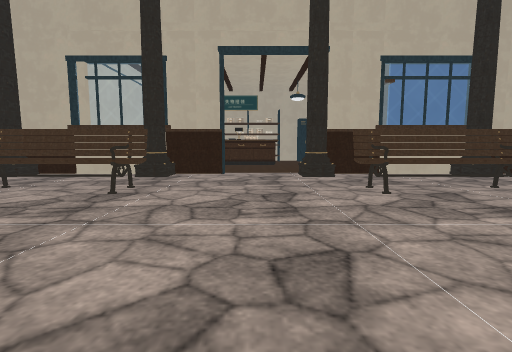
View 1 (above)

17 first-person views from a walk through a Unity game level. The camera is 0.72 m above the floor, tilts 6° down and sees 85° across. The floor is counted in squares, 1 m on a side. Each view is taken from the middle of a square. On the plan, view 1 faces up. The plan holds only what a view shows up to about 10 squares ahead; the rest is blank. The place goes on beyond the plan. The player character is not drawn. Some animated figures are not drawn. Some surface patterns are stand-ins.

View 2
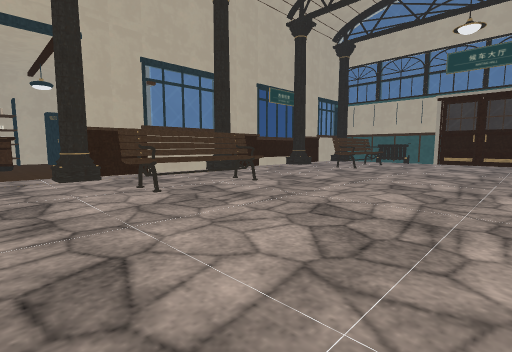

View 3
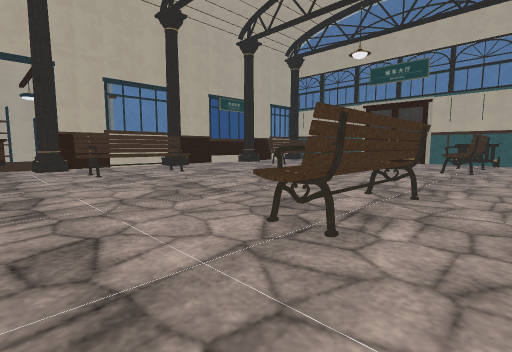

View 4
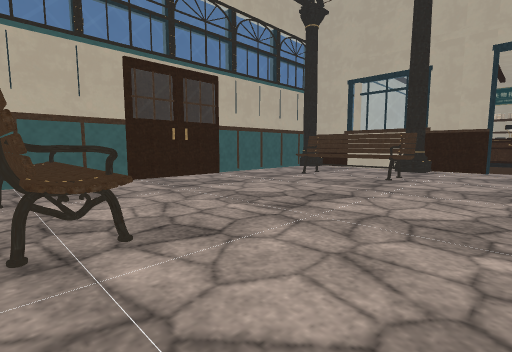

View 5
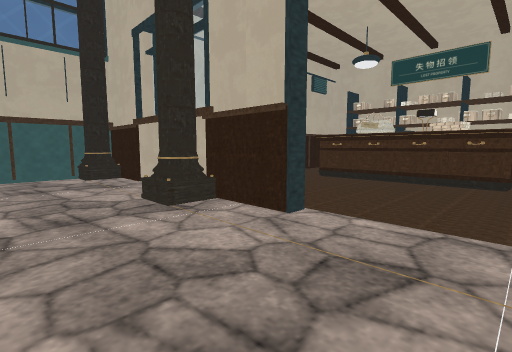

View 6
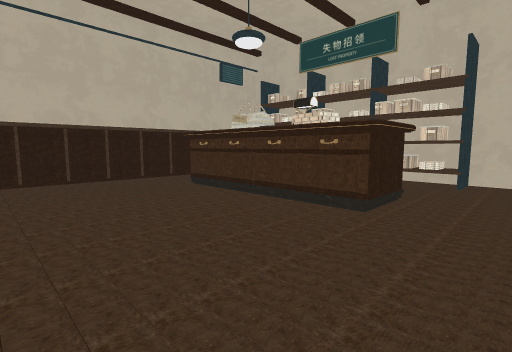

View 7
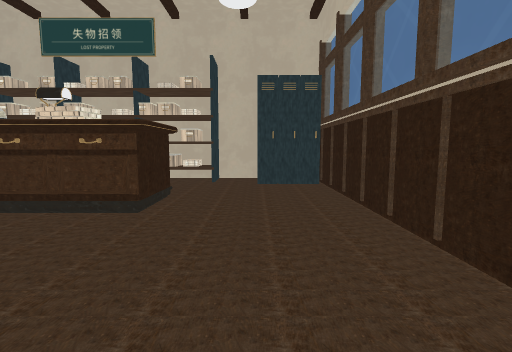

View 8
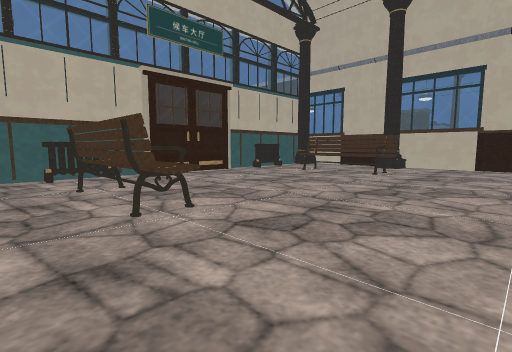

View 9
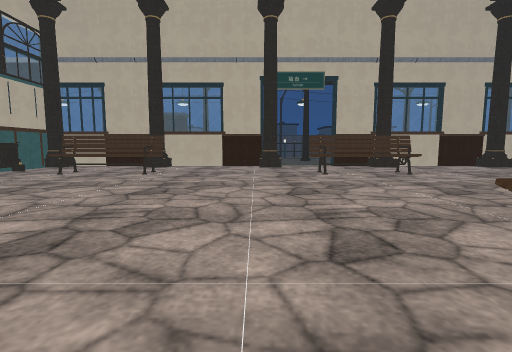

View 10
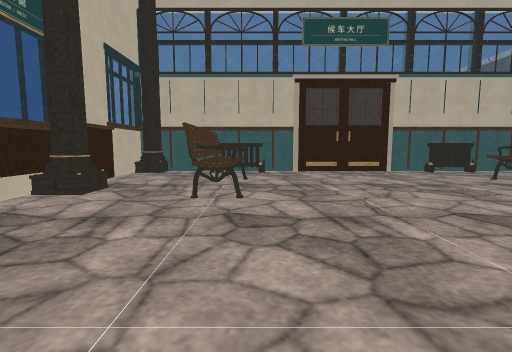

View 11
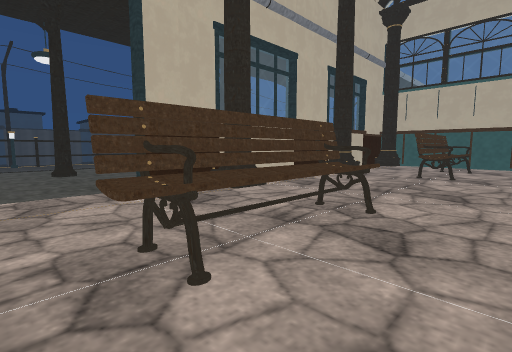

View 12
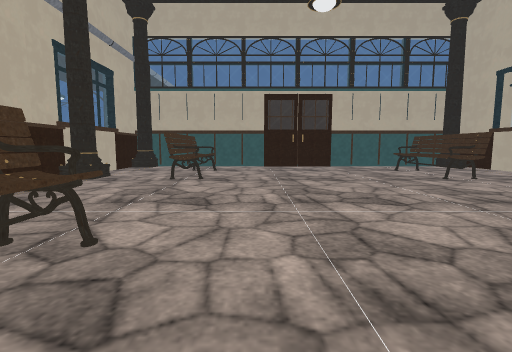

View 13
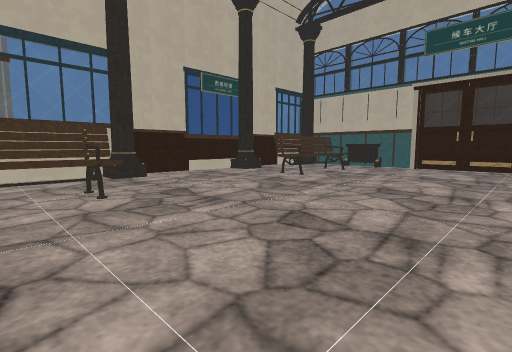

View 14
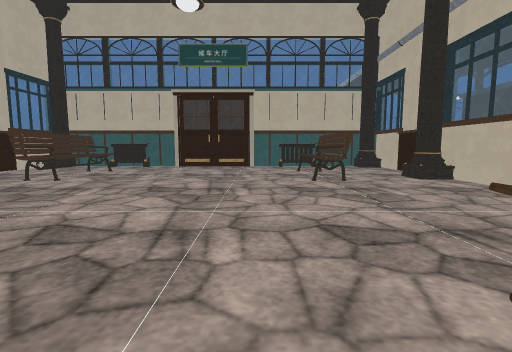

View 15
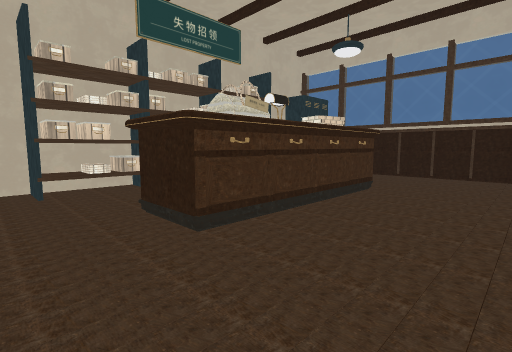

View 16
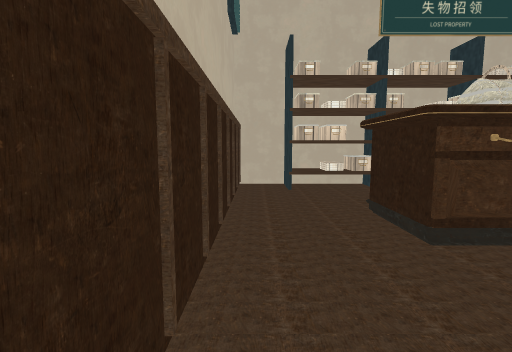

View 17
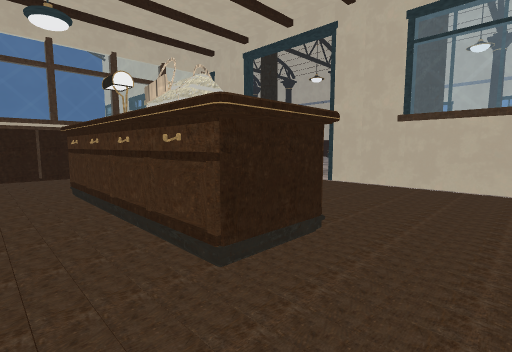

### Floor plan
Key: @ floor where view 1 was taken; # wall or solid block; . floor; = window, fence, low wall or low ledge; ^ raised ledge; T thing the floor can be seen under or through; O other object.
Columns run from 7 left of view 1 to 14 right of it. Each row starts with its distance up from view 1.
 15   ########
 14   #.OOOOO##
 13   #.......##
 12   #.OOOOO..#
 11   #.OOOOO..#
 10   #........#
  9   #........#
  8   ###.....##  ##  #=
  7  O..OO#.OO#.OO.##O..O
  6  #...................#
  5  #.TTT...TTT....###.##
  4 ##.^.....=.^....^.^.#
  3 #...................#
  2 ##..................#
  1  #..................#
  0  #.....@............#
 -1  #.^.....=.^....^.^.#
 -2 ##.###...###....###.##
 -3 #....................#
 -4  O##OO##OO#.OO##OO##O
 -5            ..
 -6           ...
 -7          ....
 -8          ..#.
 -9           ...
-10          ...
-11          ...
-12
-13           ##

Where each view was taken, in squares from view 1:
view 1: 0 up, 0 right, facing up
view 2: 0 up, 0 right, facing up-right
view 3: 3 down, 0 right, facing up-right
view 4: 2 down, 0 right, facing up-left
view 5: 5 up, 1 right, facing up-left
view 6: 8 up, 2 right, facing up-left
view 7: 8 up, 2 right, facing up
view 8: 6 up, 6 right, facing down-right
view 9: 6 up, 6 right, facing down
view 10: 4 up, 5 right, facing right
view 11: 0 up, 5 right, facing down-left
view 12: 0 up, 4 right, facing left
view 13: 0 up, 3 right, facing up-right
view 14: 0 up, 3 right, facing right
view 15: 9 up, 4 left, facing up-right
view 16: 9 up, 4 left, facing up
view 17: 13 up, 4 left, facing down-right
